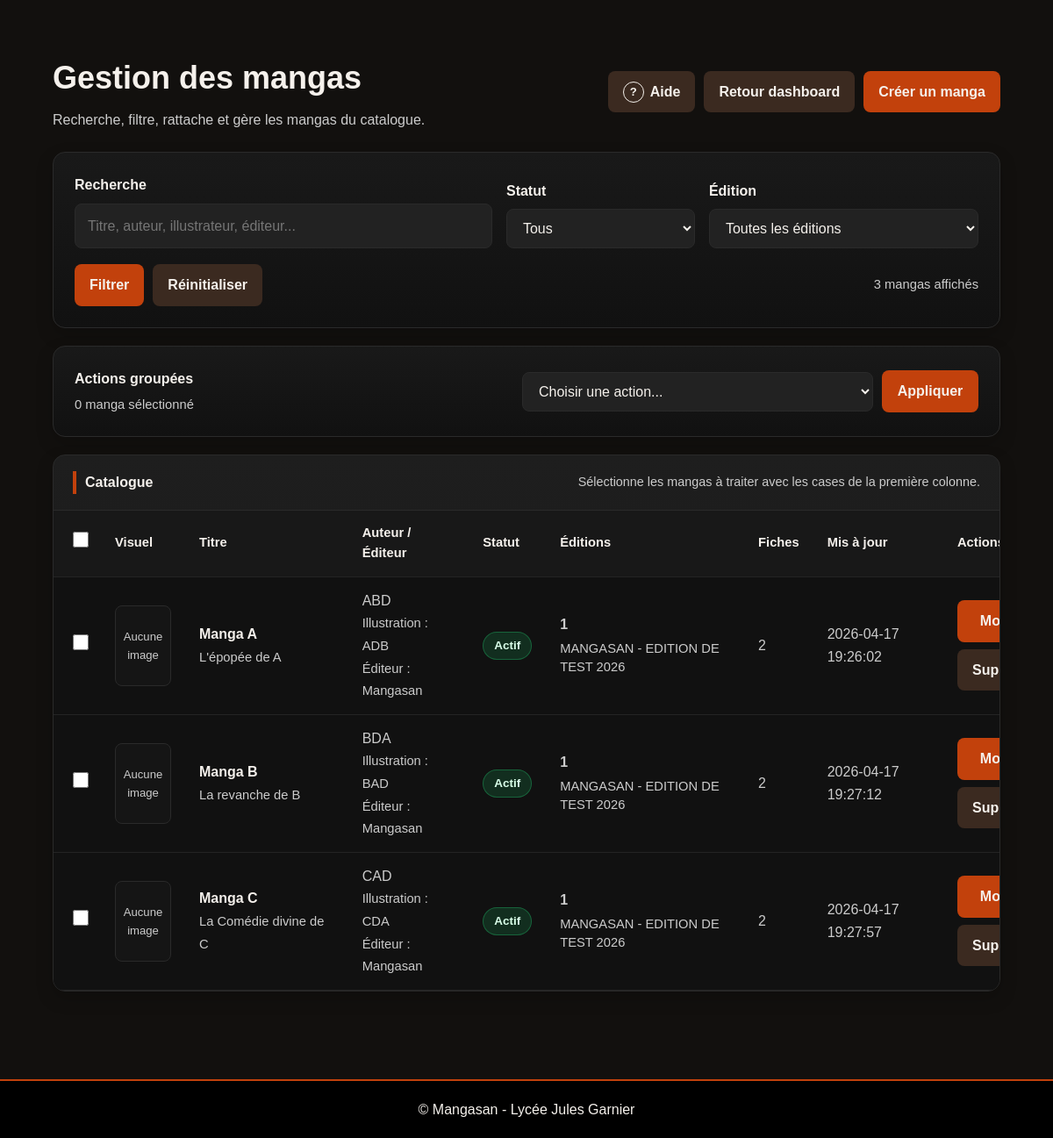
Screenshot of /admin/mangas.php (signed in) with the database file from the repository.
### tables this page shows
CREATE TABLE `mangas` (
  `id` int(10) UNSIGNED NOT NULL,
  `title` varchar(255) NOT NULL,
  `subtitle` varchar(255) DEFAULT NULL,
  `author` varchar(255) DEFAULT NULL,
  `illustrator` varchar(255) DEFAULT NULL,
  `publisher` varchar(255) DEFAULT NULL,
  `summary` text DEFAULT NULL,
  `card_image` varchar(255) DEFAULT NULL,
  `cover_image` varchar(255) DEFAULT NULL,
  `video_url` varchar(500) DEFAULT NULL,
  `status` enum('active','inactive') NOT NULL DEFAULT 'active',
  `created_at` datetime NOT NULL DEFAULT current_timestamp(),
  `updated_at` datetime NOT NULL DEFAULT current_timestamp() ON UPDATE current_timestamp()
);

### includes/mangas_admin.php (called while the page is built, shortened)
<?php
function normalizeAdminMangaFilters(array $source): array
{
    $search = trim((string) ($source['search'] ?? ''));
    $status = trim((string) ($source['status'] ?? ''));
    $editionRaw = trim((string) ($source['edition'] ?? ''));
    $edition = '';
    return [
        'search' => $search,
        'status' => $status,
        'edition' => $edition,
    ];
}
function fetchAdminMangas(PDO $pdo, array $filters): array
{
    $sql = "
        SELECT
            mangas.id,
            mangas.title,
            mangas.subtitle,
            mangas.author,
            mangas.illustrator,
            mangas.publisher,
            mangas.card_image,
            mangas.cover_image,
            mangas.status,
            mangas.updated_at,
            (
                SELECT COUNT(*)
                FROM edition_mangas
                WHERE edition_mangas.manga_id = mangas.id
            ) AS editions_count,
            (
                SELECT GROUP_CONCAT(
                    CONCAT(editions.title, ' ', editions.year)
                    ORDER BY editions.is_active DESC, editions.year DESC, editions.title ASC
                    SEPARATOR ' • '
                )
                FROM edition_mangas
                INNER JOIN editions ON editions.id = edition_mangas.edition_id
                WHERE edition_mangas.manga_id = mangas.id
            ) AS edition_names,
            (
                SELECT COUNT(*)
                FROM reviews
                WHERE reviews.manga_id = mangas.id
            ) AS reviews_count
        FROM mangas
        WHERE 1 = 1
    ";
    $params = [];
    $edition = (string) ($filters['edition'] ?? '');
    $sql .= " ORDER BY mangas.title ASC, mangas.id ASC";
    $stmt = $pdo->prepare($sql);
    $stmt->execute($params);
    return $stmt->fetchAll();
}

### admin/mangas.php (the view, shortened to what this page needs)
<?php
require_once __DIR__ . '/../includes/db.php';
require_once __DIR__ . '/../includes/mangas_admin.php';
function e(?string $value): string
{
    return htmlspecialchars((string) $value, ENT_QUOTES, 'UTF-8');
}
function mangaStatusLabel(string $status): string
{
    return match ($status) {
        'active' => 'Actif',
        'inactive' => 'Non actif',
        default => $status,
    };
}
$filters = normalizeAdminMangaFilters($_GET);
$search = (string) $filters['search'];
$mangas = fetchAdminMangas($pdo, $filters);
$mangaCount = count($mangas);
require_once __DIR__ . '/../includes/header.php';
?>
<main class="admin-dashboard-page admin-mangas-page">
    <section class="home-section">
        <div class="container">
            <div class="admin-toolbar">
                <div class="admin-page-heading" id="mangasHelpHeading">
                    <h1>Gestion des mangas</h1>
                    <p>Recherche, filtre, rattache et gère les mangas du catalogue.</p>
                </div>
                <div class="admin-toolbar-actions">
                    <button type="button" class="btn btn-secondary admin-help-launch" data-admin-help-open>Aide</button>
                    <a href="/mangasan/admin/index.php" class="btn btn-secondary">Retour dashboard</a>
                    <a href="/mangasan/admin/manga_edit.php" class="btn btn-primary" id="mangasHelpCreate">Créer un manga</a>
                </div>
            </div>
            <div class="admin-mangas-page-layout">
                <section class="admin-panel admin-mangas-control-panel" id="mangasHelpFilters" aria-label="Filtres des mangas">
                    <form method="get" action="/mangasan/admin/mangas.php" class="admin-filter-form">
                        <div class="admin-mangas-filter-grid">
                            <div class="admin-field">
                                <label for="search">Recherche</label>
                                <input
                                    type="text"
                                    id="search"
                                    name="search"
                                    value="<?php echo e($search); ?>"
                                    placeholder="Titre, auteur, illustrateur, éditeur..."
                                >
                            </div>
                            <div class="admin-field">
                                <label for="status">Statut</label>
                                <select id="status" name="status">
                                    <option value="">Tous</option>
                                </select>
                            </div>
                            <div class="admin-field">
                                <label for="edition">Édition</label>
                                <select id="edition" name="edition">
                                    <option value="">Toutes les éditions</option>
                                </select>
                            </div>
                        </div>
                        <div class="admin-mangas-filter-footer">
                            <button type="submit" class="btn btn-primary">Filtrer</button>
                            <a href="/mangasan/admin/mangas.php" class="btn btn-secondary">Réinitialiser</a>
                            <span class="admin-mangas-result-count">
                                <?php echo $mangaCount; ?> manga<?php echo $mangaCount > 1 ? 's' : ''; ?> affiché<?php echo $mangaCount > 1 ? 's' : ''; ?>
                            </span>
                        </div>
                    </form>
                </section>
                <form method="post" action="/mangasan/actions/mangas_bulk_action.php" id="mangasBulkForm" class="admin-mangas-bulk-form">
                    <section class="admin-panel admin-mangas-bulk-panel" id="mangasHelpBulkPanel" aria-label="Actions groupées sur les mangas">
                        <div class="admin-mangas-bulk-top">
                            <div class="admin-mangas-bulk-summary">
                                <strong>Actions groupées</strong>
                                <span id="selectedMangasCount">0 manga sélectionné</span>
                            </div>
                            <div class="admin-mangas-bulk-controls">
                                <select name="bulk_action" id="mangaBulkActionSelect" aria-label="Action groupée sur les mangas">
                                    <option value="">Choisir une action...</option>
                                </select>
                                <button
                                    type="submit"
                                    class="btn btn-primary"
                                    id="mangaBulkApplyButton"
                                    data-bulk-submit="1"
                                    disabled
                                >Appliquer</button>
                            </div>
                        </div>
                    </section>
                    <section class="admin-panel admin-mangas-list-panel" id="mangasHelpListPanel" aria-label="Liste des mangas">
                        <div class="admin-mangas-list-heading">
                            <h2>Catalogue</h2>
                            <span>Sélectionne les mangas à traiter avec les cases de la première colonne.</span>
                        </div>
                        <div class="admin-table-wrapper">
                            <table class="admin-table admin-mangas-table">
                                <thead>
                                    <tr>
                                        <th class="admin-selection-cell">
                                            <input type="checkbox" id="selectAllMangas" aria-label="Sélectionner tous les mangas affichés">
                                        </th>
                                        <th>Visuel</th>
                                        <th>Titre</th>
                                        <th>Auteur / Éditeur</th>
                                        <th>Statut</th>
                                        <th>Éditions</th>
                                        <th>Fiches</th>
                                        <th>Mis à jour</th>
                                        <th>Actions</th>
                                    </tr>
                                </thead>
                                <tbody>
                                    <?php foreach ($mangas as $manga): ?>
                                        <tr>
                                            <td class="admin-selection-cell">
                                                <input
                                                    type="checkbox"
                                                    class="manga-selection-checkbox"
                                                    name="manga_ids[]"
                                                    value="<?php echo (int) $manga['id']; ?>"
                                                    aria-label="Sélectionner <?php echo e((string) $manga['title']); ?>"
                                                >
                                            </td>
                                            <td>
                                                <?php $thumb = $manga['card_image'] ?: $manga['cover_image']; ?>
                                                <?php if (!empty($thumb)): ?>
                                                    <img src="<?php echo e((string) $thumb); ?>" alt="" class="admin-thumb">
                                                <?php else: ?>
                                                    <div class="admin-thumb admin-thumb-placeholder">Aucune image</div>
                                                <?php endif; ?>
                                            </td>
                                            <td class="admin-manga-title-cell">
                                                <strong><?php echo e((string) $manga['title']); ?></strong>
                                                <?php if (!empty($manga['subtitle'])): ?>
                                                    <br>
                                                    <span class="admin-cell-muted"><?php echo e((string) $manga['subtitle']); ?></span>
                                                <?php endif; ?>
                                            </td>
                                            <td>
                                                <?php if (!empty($manga['author'])): ?>
                                                    <?php echo e((string) $manga['author']); ?>
                                                <?php else: ?>
                                                    —
                                                <?php endif; ?>
                                                <?php if (!empty($manga['illustrator'])): ?>
                                                    <br>
                                                    <span class="admin-cell-muted">Illustration : <?php echo e((string) $manga['illustrator']); ?></span>
                                                <?php endif; ?>
                                                <?php if (!empty($manga['publisher'])): ?>
                                                    <br>
                                                    <span class="admin-cell-muted">Éditeur : <?php echo e((string) $manga['publisher']); ?></span>
                                                <?php endif; ?>
                                            </td>
                                            <td>
                                                <span class="admin-badge <?php echo $manga['status'] === 'active' ? 'is-visible' : 'is-hidden'; ?>">
                                                    <?php echo e(mangaStatusLabel((string) $manga['status'])); ?>
                                                </span>
                                            </td>
                                            <td>
                                                <strong><?php echo (int) $manga['editions_count']; ?></strong>
                                                <?php if (!empty($manga['edition_names'])): ?>
                                                    <br>
                                                    <span class="admin-cell-muted admin-manga-edition-list"><?php echo e((string) $manga['edition_names']); ?></span>
                                                <?php else: ?>
                                                    <br>
                                                    <span class="admin-cell-muted">Aucun rattachement</span>
                                                <?php endif; ?>
                                            </td>
                                            <td><?php echo (int) $manga['reviews_count']; ?></td>
                                            <td><?php echo e((string) $manga['updated_at']); ?></td>
                                            <td>
                                                <div class="admin-actions-inline mangas-help-individual-actions">
                                                    <a href="/mangasan/admin/manga_edit.php?id=<?php echo (int) $manga['id']; ?>" class="btn btn-primary">Modifier</a>
                                                    <button
                                                        type="submit"
                                                        class="btn btn-secondary"
                                                        formaction="/mangasan/actions/manga_delete.php"
                                                        formmethod="post"
                                                        name="manga_id"
                                                        value="<?php echo (int) $manga['id']; ?>"
                                                        onclick="return confirm('Supprimer ce manga ? Les liaisons aux éditions et les fiches de lecture seront aussi supprimées. Cette action est irréversible.');"
                                                    >Supprimer</button>
                                                </div>
                                            </td>
                                        </tr>
                                    <?php endforeach; ?>
                                </tbody>
                            </table>
                        </div>
                    </section>
                </form>
            </div>
        </div>
    </section>
</main>
<?php require_once __DIR__ . '/../includes/footer.php'; ?>

### rows the page displays
mangas: title "Manga A", subtitle "L'épopée de A", author "ABD", illustrator "ADB", publisher "Mangasan", status "Actif", editions_count "1", edition_names "MANGASAN - EDITION DE TEST 2026", reviews_count "2", updated_at "2026-04-17 19:26:02"
mangas: title "Manga B", subtitle "La revanche de B", author "BDA", illustrator "BAD", publisher "Mangasan", status "Actif", editions_count "1", edition_names "MANGASAN - EDITION DE TEST 2026", reviews_count "2", updated_at "2026-04-17 19:27:12"
mangas: title "Manga C", subtitle "La Comédie divine de C", author "CAD", illustrator "CDA", publisher "Mangasan", status "Actif", editions_count "1", edition_names "MANGASAN - EDITION DE TEST 2026", reviews_count "2", updated_at "2026-04-17 19:27:57"

### other values shown
$mangaCount "3"
